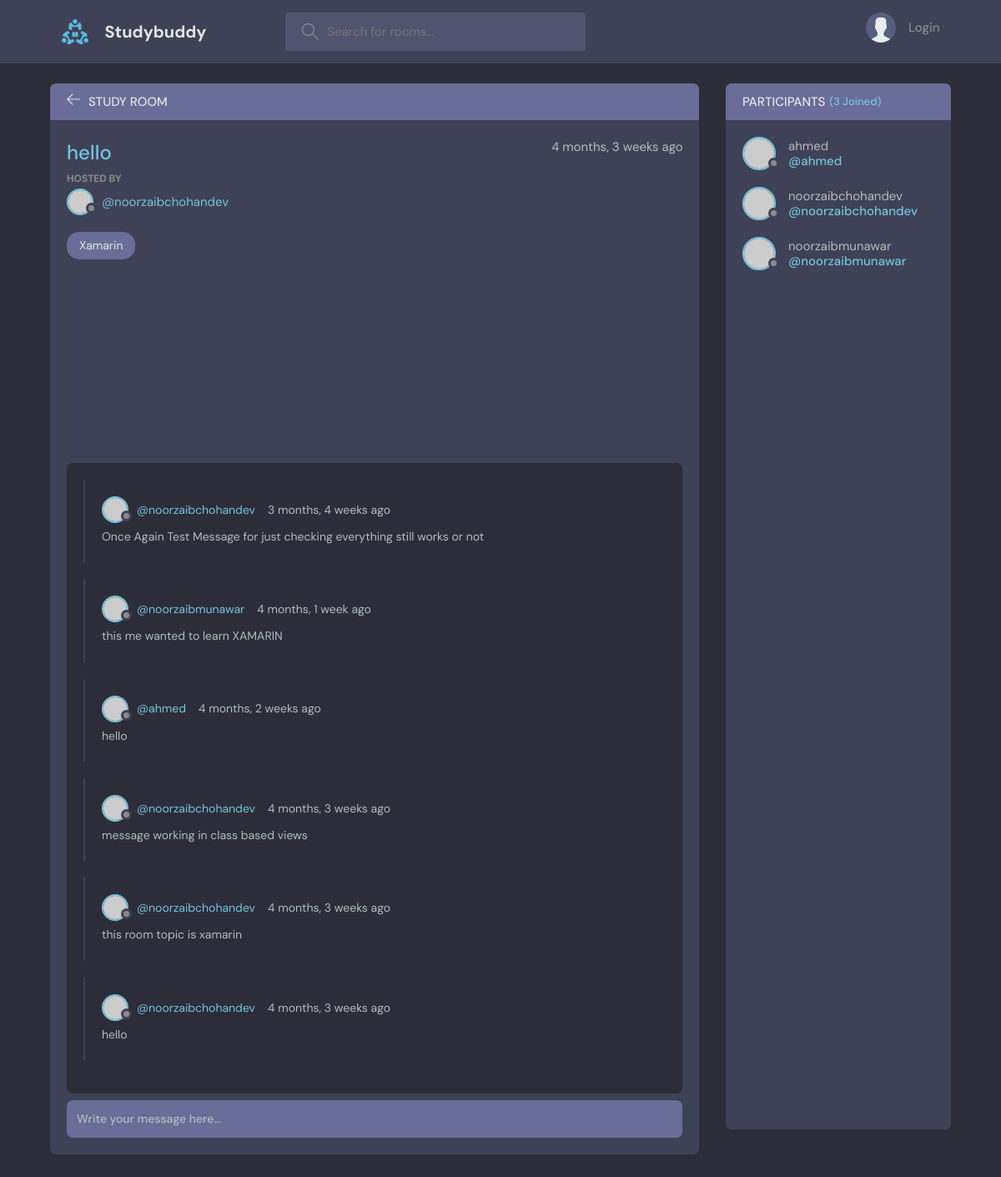
Page /room/39/ on the committed database.
### base/models.py (models this page shows, shortened)
class Room(models.Model):
    host = models.ForeignKey(User, on_delete = models.SET_NULL, null= True)
    topic = models.ForeignKey(Topic, on_delete = models.SET_NULL, null = True)
    name = models.CharField(max_length=200)
    description = models.TextField(null=True,blank=True)
    participants = models.ManyToManyField(User, related_name='participants', blank=True)
    updated = models.DateTimeField(auto_now=True)
    created = models.DateTimeField(auto_now_add= True)
    class Meta:
        ordering = ['-updated','-created']

class Topic(models.Model):
    name = models.CharField(max_length=200)
    def __str__(self):
        return self.name

class Message(models.Model):
    user = models.ForeignKey(User,on_delete = models.CASCADE)
    room = models.ForeignKey(Room, on_delete = models.CASCADE)
    body = models.TextField(default='')
    updated = models.DateTimeField(auto_now = True)
    created = models.DateTimeField(auto_now_add = True)
    class Meta:
        ordering = ['-updated','-created']

### base/views.py (the view)
# urls.py: path('room/<str:pk>/', RoomDetailView.as_view(), name='room'),
class RoomDetailView(DetailView):
    model = Room
    template_name = 'base/room.html'
    context_object_name = 'room'
    def get_context_data(self, **kwargs):
        context = super().get_context_data(**kwargs)
        context['room_messages'] = self.object.message_set.all()
        context['participants'] = self.object.participants.all()
        return context

### base/templates/base/room.html (shortened to what this page needs)
{% extends 'main.html' %}
{% block content %}
<main class="profile-page layout layout--2">
  <div class="container">
    <div class="room">
      <div class="room__top">
        <div class="room__topLeft">
          <a href="{% url 'home' %}">
            <svg version="1.1" xmlns="http://www.w3.org/2000/svg" width="32" height="32" viewBox="0 0 32 32">
              <title>arrow-left</title>
              <path
                d="M13.723 2.286l-13.723 13.714 13.719 13.714 1.616-1.611-10.96-10.96h27.625v-2.286h-27.625l10.965-10.965-1.616-1.607z"
              ></path>
            </svg>
          </a>
          <h3>Study Room</h3>
        </div>
      </div>
      <div class="room__box scroll">
        <div class="room__header scroll">
          <div class="room__info">
            <h3>{{ room.name }}</h3>
            <span>{{ room.created|timesince }} ago</span>
          </div>
          <div class="room__hosted">
            <p>Hosted By</p>
            <a href="{% url 'user_profile' room.host.id %}" class="room__author">
              <div class="avatar avatar--small">
                <img src="https://randomuser.me/api/portraits/men/37.jpg" />
              </div>
              <span>@{{ room.host.username }}</span>
            </a>
          </div>
          <span class="room__topics">{{ room.topic }}</span>
        </div>
        <div class="room__conversation">
          <div class="threads scroll">
            {% for message in room_messages %}
            <div class="thread">
              <div class="thread__top">
                <div class="thread__author">
                  <a href="{% url 'user_profile' message.user.id %}" class="thread__authorInfo">
                    <div class="avatar avatar--small">
                      <img src="https://randomuser.me/api/portraits/men/37.jpg" />
                    </div>
                    <span>@{{ message.user.username }}</span>
                  </a>
                  <span class="thread__date">{{ message.created|timesince }} ago</span>
                </div>
              </div>
              <div class="thread__details">
                {{ message.body }}
              </div>
            </div>
            {% endfor %}
          </div>
        </div>
      </div>
      <div class="room__message">
        <form action="{% url 'room_message_create' room.id %}" method="post">
          <input name="body" placeholder="Write your message here..." />
        </form>
      </div>
    </div>
    <div class="participants">
      <h3 class="participants__top">Participants <span>({{ participants.count }} Joined)</span></h3>
      <div class="participants__list scroll">
        {% for user in participants %}
        <a href="{% url 'user_profile' user.id %}" class="participant">
          <div class="avatar avatar--medium">
            <img src="https://randomuser.me/api/portraits/men/37.jpg" />
          </div>
          <p>
            {{ user.username }}
            <span>@{{ user.username }}</span>
          </p>
        </a>
        {% endfor %}
      </div>
    </div>
  </div>
</main>
{% endblock content %}

### rows in the picture
Room: name "hello", created "4 months, 3 weeks", host.username "noorzaibchohandev", topic "Xamarin"
Message: user.username "noorzaibchohandev", created "3 months, 4 weeks", body "Once Again Test Message for just checking everything still works or not"
Message: user.username "noorzaibmunawar", created "4 months, 1 week", body "this me wanted to learn XAMARIN"
Message: user.username "ahmed", created "4 months, 2 weeks", body "hello"
Message: user.username "noorzaibchohandev", created "4 months, 3 weeks", body "message working in class based views"
Message: user.username "noorzaibchohandev", created "4 months, 3 weeks", body "this room topic is xamarin"
Message: user.username "noorzaibchohandev", created "4 months, 3 weeks", body "hello"

### other values in the picture
{{ participants.count }} "3"
{{ user.username }} "ahmed"
{{ user.username }} "noorzaibchohandev"
{{ user.username }} "noorzaibmunawar"
